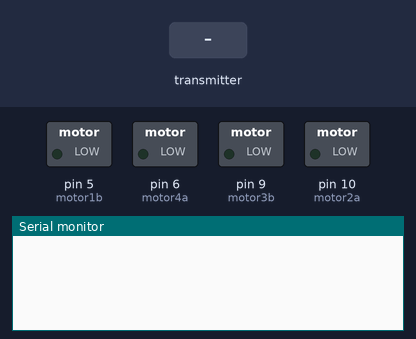
Simulated run of this sketch. Board: Arduino Uno, built with avr-gcc and run on an emulated ATmega328P. Shown: switched loads named in the sketch (green lamp = pin HIGH), the last lines printed to the serial monitor. The test bench sets the inputs (shaded band). No radio packets arrive unless stated.

Above: at 1.2 s.
1.3 s: the transmitter starts sending data.0 = 0
At 1.37 s:
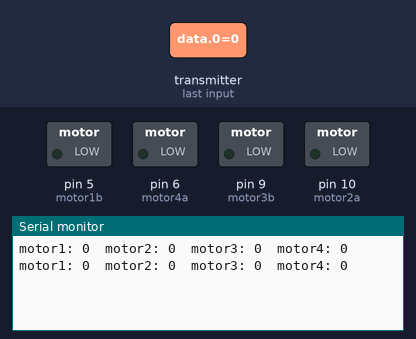
3.2 s: the transmitter starts sending data.1 = 0
6.2 s: the transmitter starts sending data.2 = 256
At 6.29 s:
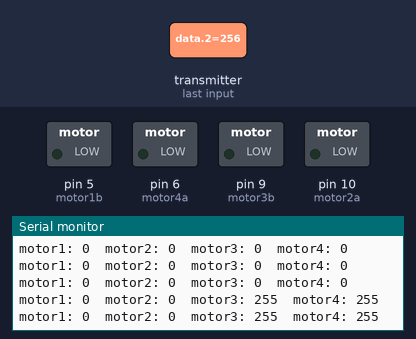
9.2 s: the transmitter starts sending data.0 = 256
At 9.36 s:
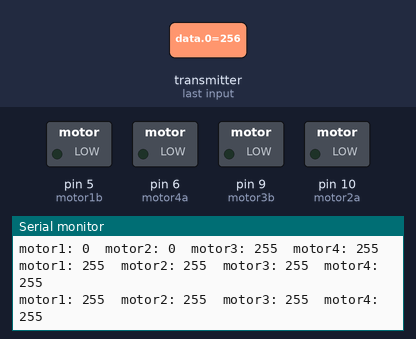
12.2 s: the transmitter starts sending data.3 = 256
At 12.28 s:
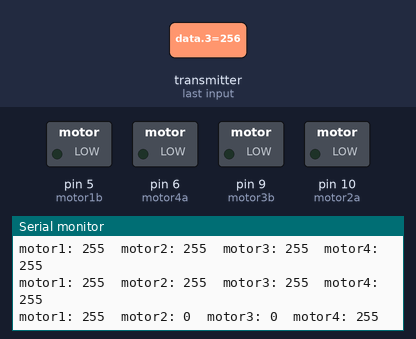

Measured:
- after the input at 1.3 s, the serial monitor: prints a new line at once (image 1)
- after the input at 6.2 s, the serial monitor: prints a new line at once (image 2)
- after the input at 9.2 s, the serial monitor: prints a new line after 0.09 s (image 3)
- after the input at 12.2 s, the serial monitor: prints a new line after 0.07 s (image 4)

The sketch:

Quad_Main.ino
```cpp
//modification: add mpu6050, and set roll pitch yaw based on the values read

#include "I2Cdev.h"
#include "MPU6050_6Axis_MotionApps20.h"
#if I2CDEV_IMPLEMENTATION == I2CDEV_ARDUINO_WIRE
    #include "Wire.h"
#endif
#include <RF24.h>

RF24 radio(A1, A0); // CE, CSN
MPU6050 mpu; //pin A4 and A5

const byte motor1a = 4;
const byte motor1b = 5;//pwm
const byte motor2a = 10; //pwm
const byte motor2b = 3;
const byte motor3a = 8;
const byte motor3b = 9; //pwm
const byte motor4a = 6; //pwm
const byte motor4b = 7;


byte speedMotor1 = 0;  //clockwise
byte speedMotor2 = 0;  //counter-clockwise
byte speedMotor3 = 0;  //clockwise
byte speedMotor4 = 0;  //counter-clockwise

short yawOffset = 0;
short pitchOffset = 0;
short rollOffset = 0;


byte normalizeSpeed(short rawSpeed);
void assignSpeed(short rawspeed1, short rawspeed2, short rawspeed3, short rawspeed4);
byte maxSpeed(byte speed1, byte speed2, byte speed3, byte speed4);
void takeoffLand(short data);
void setRoll(short data);
void setPitch(short data);
void setYaw(short data);
void setElevation(short data);
void radioReceiveSetup();
void motorForward(byte speedMotor1, byte speedMotor2, byte speedMotor3, byte speedMotor4);
void initializeMotors();


void setup() {
  // put your setup code here, to run once:
  initializeMotors();
  radioReceiveSetup();
  Serial.begin(9600);
}

void loop() {
    if (radio.available()) {
    short data[6];
    radio.read(&data, sizeof(data));
    /*
    Serial.print("Elevation: ");
    Serial.print(data[0]);
    Serial.print("  ");
    Serial.print("Yaw: ");
    Serial.print(data[1]);
    Serial.print("  ");
    Serial.print("Pitch: ");
    Serial.print(data[2]);
    Serial.print("  ");
    Serial.print("Roll: ");
    Serial.print(data[3]);
    Serial.print("  ");
    Serial.print("Left click: ");
    Serial.print(data[4]);
    Serial.print("  ");
    Serial.print("Right click: ");
    Serial.print(data[5]);
    Serial.println("  ");
    */

    setElevation(data[0]);
    setYaw(data[1]);
    setPitch(data[2]);
    setRoll(data[3]);
    takeoffLand(data[4]);

    Serial.print("motor1: ");
    Serial.print(speedMotor1);
    Serial.print("  ");
    Serial.print("motor2: ");
    Serial.print(speedMotor2);
    Serial.print("  ");
    Serial.print("motor3: ");
    Serial.print(speedMotor3);
    Serial.print("  ");
    Serial.print("motor4: ");
    Serial.print(speedMotor4);
    Serial.println("  ");
  }
}

void initializeMotors(){
  pinMode(motor1a, INPUT);
  pinMode(motor1b, INPUT);
  pinMode(motor2a, INPUT);
  pinMode(motor2b, INPUT);
  pinMode(motor3a, INPUT);
  pinMode(motor3b, INPUT);
  pinMode(motor4a, INPUT);
  pinMode(motor4b, INPUT);

  analogWrite(motor1b, 0);
  digitalWrite(motor1a, LOW);
  digitalWrite(motor2b, LOW);
  analogWrite(motor2a, 0);
  analogWrite(motor3b, 0);
  digitalWrite(motor3a, LOW);
  digitalWrite(motor4b, LOW);
  analogWrite(motor4a, 0);
}


//given the speed that each motor should be set to, set each motor speed
void motorForward(byte speedMotor1, byte speedMotor2, byte speedMotor3, byte speedMotor4){
  digitalWrite(motor1a, LOW);
  analogWrite(motor1b, speedMotor1);

  analogWrite(motor2a, speedMotor2);
  digitalWrite(motor2b, LOW);

  digitalWrite(motor3a, LOW);
  analogWrite(motor3b, speedMotor3);

  analogWrite(motor4a, speedMotor4);
  digitalWrite(motor4b, LOW);
}


void radioReceiveSetup(){
  byte address[6] = "00001";
  radio.begin();
  radio.openReadingPipe(0, address);
  radio.setPALevel(RF24_PA_MAX);
  radio.setDataRate(RF24_250KBPS);
  radio.setChannel(108);
  radio.startListening();
}


void setElevation(short data){
  if(data != 0){
    short speed1, speed2, speed3, speed4;
    speed1 = speedMotor1 + data;
    speed2 = speedMotor2 + data;
    speed3 = speedMotor3 + data;
    speed4 = speedMotor4 + data;

    assignSpeed(speed1, speed2, speed3, speed4);
  }
}


void setYaw(short data){
  short speed1, speed2, speed3, speed4;
  //if no offset, and yawOffset set yaw to 0
  if(data != 0 && yawOffset == 0){
    yawOffset = data;
    speed1 = speedMotor1 + data;
    speed2 = speedMotor2 - data;
    speed3 = speedMotor3 + data;
    speed4 = speedMotor4 - data;

    assignSpeed(speed1, speed2, speed3, speed4);

  }else{
    //if joystick returned to center position
    if(data == 0 && yawOffset != 0){
      speed1 = speedMotor1 - yawOffset;
      speed2 = speedMotor2 + yawOffset;
      speed3 = speedMotor3 - yawOffset;
      speed4 = speedMotor4 + yawOffset;
      yawOffset = 0;
    }
  }
}


void setPitch(short data){
  short speed1, speed2, speed3, speed4;
  //if no offset, and pitchOffset set pitch to 0
  if(data != 0 && pitchOffset == 0){
    pitchOffset = data;
    speed1 = speedMotor1 - data;
    speed2 = speedMotor2 - data;
    speed3 = speedMotor3 + data;
    speed4 = speedMotor4 + data;

    assignSpeed(speed1, speed2, speed3, speed4);

  //if joystick returned to center position
  }else if(data == 0 && pitchOffset != 0){
    speed1 = speedMotor1 + pitchOffset;
    speed2 = speedMotor2 + pitchOffset;
    speed3 = speedMotor3 - pitchOffset;
    speed4 = speedMotor4 - pitchOffset;
    pitchOffset = 0;
  }
}


void setRoll(short data){
  short speed1, speed2, speed3, speed4;
  //if no offset, and rollOffset set roll to 0
  if(data != 0 && rollOffset == 0){
    rollOffset = data;
    speed1 = speedMotor1 + data;
    speed2 = speedMotor2 - data;
    speed3 = speedMotor3 - data;
    speed4 = speedMotor4 + data;

    assignSpeed(speed1, speed2, speed3, speed4);

  //if joystick returned to center position
  }else if(data == 0 && & rollOffset != 0){
    speed1 = speedMotor1 - rollOffset;
    speed2 = speedMotor2 + rollOffset;
    speed3 = speedMotor3 + rollOffset;
    speed4 = speedMotor4 - rollOffset;
    rollOffset = 0;
  }
}


//modify here to adjust speed of auto takeoff, landing
void takeoffLand(short data){
  //if the quad is at rest, take off
  //add code for stabilizing the quad with mpu6050
  if (speedMotor1 == 0 && speedMotor2 == 0 && speedMotor3 == 0 && speedMotor4 == 0 && data == 1){
    byte countSpeed = 0;
    for(countSpeed = 0; countSpeed < 80; countSpeed++){
      motorForward(countSpeed, countSpeed, countSpeed, countSpeed);
      delay(50);
      Serial.print("motor1: ");
      Serial.print(countSpeed);
      Serial.print("  ");
      Serial.print("motor2: ");
      Serial.print(countSpeed);
      Serial.print("  ");
      Serial.print("motor3: ");
      Serial.print(countSpeed);
      Serial.print("  ");
      Serial.print("motor4: ");
      Serial.print(countSpeed);
      Serial.println("  ");
    }
    //update the speed after it has taken off
    speedMotor1 = countSpeed;
    speedMotor2 = countSpeed;
    speedMotor3 = countSpeed;
    speedMotor4 = countSpeed;

  //if quad is not at rest, land it
  }else if(speedMotor1 != 0 && speedMotor2 != 0 && speedMotor3 != 0 && speedMotor4 != 0 && data == 1){
    /*
    while(maxSpeed(speedMotor1, speedMotor2, speedMotor3, speedMotor4) >= 1){
      if (speedMotor1 >= 1) speedMotor1--;
      else speedMotor1 = 0;
      if (speedMotor2 >= 1) speedMotor2--;
      else speedMotor2 = 0;
      if (speedMotor3 >= 1) speedMotor3--;
      else speedMotor3 = 0;
      if (speedMotor4 >= 1) speedMotor4--;
      else speedMotor4 = 0;
      motorForward(speedMotor1, speedMotor2, speedMotor3, speedMotor4);
      delay(50);
    }
    */
    short speed1 = speedMotor1;
    short speed2 = speedMotor2;
    short speed3 = speedMotor3;
    short speed4 = speedMotor4;

    //if any of the values are not 0, keep decrementing
    while( ((speed1--) | (speed2--) | (speed3--) | (speed4--) ) != 0){
      assignSpeed(speed1, speed2, speed3, speed4);
      motorForward(speedMotor1, speedMotor2, speedMotor3, speedMotor4);
      Serial.print("motor1: ");
      Serial.print(speedMotor1);
      Serial.print("  ");
      Serial.print("motor2: ");
      Serial.print(speedMotor2);
      Serial.print("  ");
      Serial.print("motor3: ");
      Serial.print(speedMotor3);
      Serial.print("  ");
      Serial.print("motor4: ");
      Serial.print(speedMotor4);
      Serial.println("  ");
      delay(50);
    }
  }
}


//returns maximum speed among all motors
byte maxSpeed(byte speed1, byte speed2, byte speed3, byte speed4){
  return max(max(speed1, speed2), max(speed3, speed4));
}


//sets the speed that the motor should be set to
void assignSpeed(short rawSpeed1, short rawSpeed2, short rawSpeed3, short rawSpeed4){
    speedMotor1 = normalizeSpeed(rawSpeed1);
    speedMotor2 = normalizeSpeed(rawSpeed2);
    speedMotor3 = normalizeSpeed(rawSpeed3);
    speedMotor4 = normalizeSpeed(rawSpeed4);
}


//Adjust raw speed so it does not go beyond 255 or below 0
byte normalizeSpeed(short rawSpeed){
  if(rawSpeed >= 255) return 255;
  else if (rawSpeed <= 0) return 0;
  else return rawSpeed;
}
```
